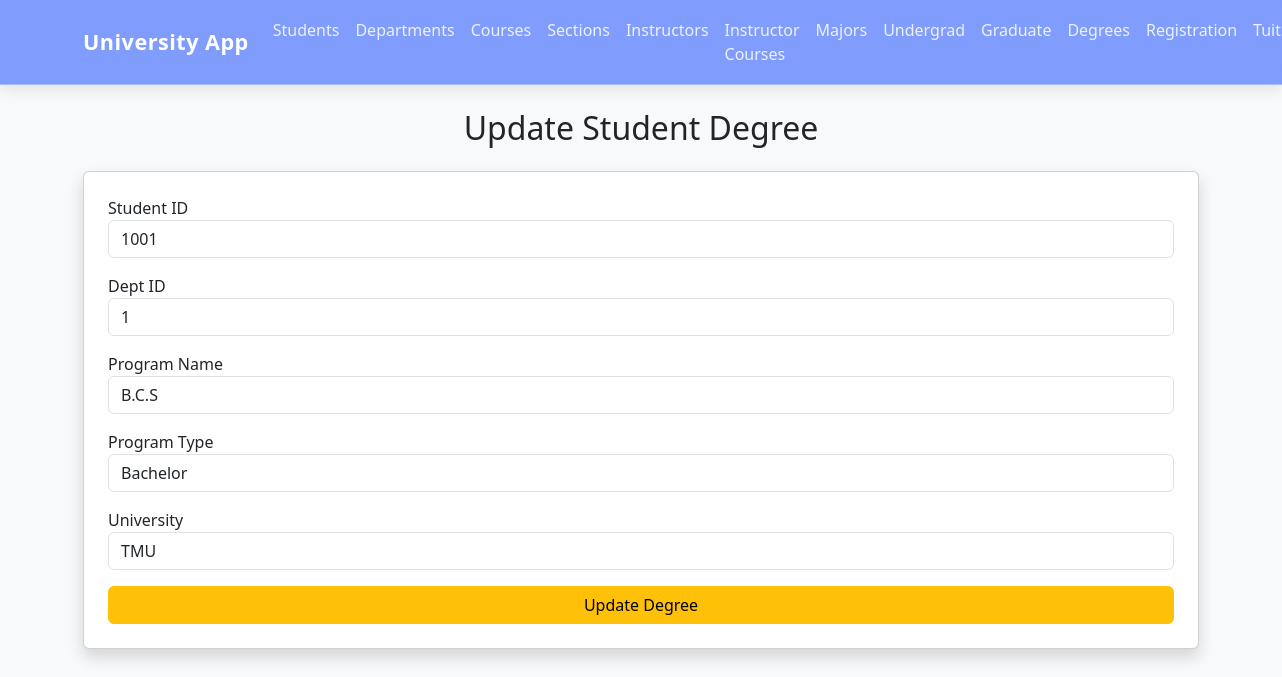
The page /update-degree/1001/1/B.C.S on the database its author committed.
### tables this page shows
CREATE TABLE Student_Degree (
    Student_ID INTEGER,
    Dept_ID INTEGER,
    Program_Name TEXT,
    Program_Type TEXT,
    University TEXT,
    PRIMARY KEY(Student_ID, Dept_ID, Program_Name),
    FOREIGN KEY(Student_ID) REFERENCES Student(Student_ID),
    FOREIGN KEY(Dept_ID) REFERENCES Department(Dept_ID)
);

### app.py (the view, shortened to what this page needs)
@app.route("/update-degree/<int:s_id>/<int:d_id>/<program>", methods=["GET", "POST"])
def update_degree(s_id, d_id, program):
    conn = get_db_connection()
    row = conn.execute("""
        SELECT * FROM Student_Degree
        WHERE Student_ID = ? AND Dept_ID = ? AND Program_Name = ?
    """, (s_id, d_id, program)).fetchone()
    if not row:
        flash("Record not found!", "danger")
        return redirect(url_for("degrees"))
    return render_template(
        "update_degree.html",
        title="Update Student Degree",
        degree=row
    )

### app.py (called while the page is built)
def get_db_connection():
    conn = sqlite3.connect("university.db")
    conn.row_factory = sqlite3.Row
    return conn

### templates/update_degree.html
{% extends "base.html" %}
{% block content %}
<h2 class="mb-4 text-center">Update Student Degree</h2>
<form method="POST" class="card p-4 shadow">
    <div class="mb-3">
        <label>Student ID</label>
        <input type="number" name="student_id" class="form-control"
               value="{{ degree.Student_ID }}" required>
    </div>
    <div class="mb-3">
        <label>Dept ID</label>
        <input type="number" name="dept_id" class="form-control"
               value="{{ degree.Dept_ID }}" required>
    </div>
    <div class="mb-3">
        <label>Program Name</label>
        <input type="text" name="program_name" class="form-control"
               value="{{ degree.Program_Name }}" required>
    </div>
    <div class="mb-3">
        <label>Program Type</label>
        <input type="text" name="program_type" class="form-control"
               value="{{ degree.Program_Type }}" required>
    </div>
    <div class="mb-3">
        <label>University</label>
        <input type="text" name="university" class="form-control"
               value="{{ degree.University }}" required>
    </div>
    <button type="submit" class="btn btn-warning w-100">Update Degree</button>
</form>
{% endblock %}

### rows shown on the page
Student_Degree: student_id "1001", dept_id "1", program_name "B.C.S", program_type "Bachelor", university "TMU"
